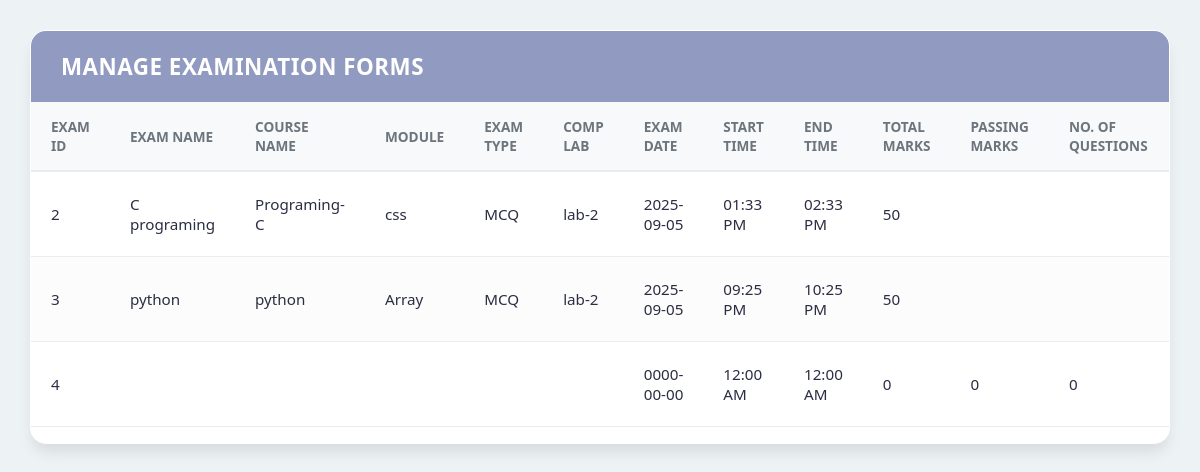
/show-details/show-examinforms.php (signed in), run on the app's committed database.
### tables this page shows
CREATE TABLE `exam_form` (
  `exam_id` int(11) NOT NULL,
  `Exam_Name` varchar(30) NOT NULL,
  `Course_Name` varchar(30) NOT NULL,
  `Module` varchar(40) NOT NULL,
  `Exam_Type` varchar(30) NOT NULL,
  `Comp_Lab` varchar(10) NOT NULL,
  `Exam_Date` date NOT NULL,
  `Start_time` time NOT NULL,
  `End_time` time NOT NULL,
  `Total_Marks` int(5) NOT NULL,
  `Passing_Marks` int(5) DEFAULT NULL,
  `No_Of_Questions` int(5) DEFAULT NULL,
  `Difficulty_Level` varchar(30) DEFAULT NULL,
  `Invigilator_Name` varchar(100) DEFAULT NULL,
  `Invigilator_Email` varchar(255) DEFAULT NULL,
  `Exam_Instructions` text DEFAULT NULL,
  `upload_date` timestamp NOT NULL DEFAULT current_timestamp()
);

### show-details/show-examinforms.php (the view, shortened to what this page needs)
<?php
require '../includes/config.php';
$csrf_token = generate_csrf_token();
$query = "SELECT * FROM exam_form";
$data = mysqli_query($con, $query);
$total = mysqli_num_rows($data);
?>
<html>
<head>
    <link href="https://cdnjs.cloudflare.com/ajax/libs/font-awesome/6.4.0/css/all.min.css" rel="stylesheet">
     <link rel="stylesheet" href="../css/details/exam-form.css?v=<?php echo time(); ?>">
</head>
<body class="fixed-scroll-page">
    <div class="card fixed-scroll-card">
        <div class="card-header fixed-scroll-header">
            <h2 class="card-title">Manage Examination Forms</h2>
        </div>
        <form action="" method="POST">
            <div class="card-body">
                <table class="details-table">
                    <thead>
                        <tr>
                            <th>Exam Id</th>
                            <th>Exam Name</th>
                            <th>Course Name</th>
                            <th>Module</th>
                            <th>Exam Type</th>
                            <th>Comp Lab</th>
                            <th>Exam Date</th>
                            <th>Start Time</th>
                            <th>End Time</th>
                            <th>Total Marks</th>
                            <th>Passing Marks</th>
                            <th>No. Of Questions</th>
                        </tr>
                    </thead>
                    <tbody>
                        <?php
                        if ($total > 0) {
                            while ($result = mysqli_fetch_assoc($data)) {
                                if (isset($_GET['edit_id']) && $_GET['edit_id'] == $result['exam_id']) {
                                    echo "<tr>
                            <td>
                                " . $result['exam_id'] . "
                                <input type='hidden' name='id' value='" . $result['exam_id'] . "'>
                            </td>
                            <td><input type='text' name='ename' value='" . $result['Exam_Name'] . "'></td>
                            <td><input type='text' name='cname' value='" . $result['Course_Name'] . "'></td>
                            <td><input type='text' name='module' value='" . $result['Module'] . "'></td>
                            <td><input type='text' name='etype' value='" . $result['Exam_Type'] . "'></td>
                            <td><input type='text' name='clab' value='" . $result['Comp_Lab'] . "'></td>
                            <td><input type='date' name='edate' value='" . $result['Exam_Date'] . "'></td>
                            <td>";
                                    $stime_val = $result['Start_time'];
                                    $st_ts = strtotime($stime_val);
                                    $st_display = date('h:i', $st_ts);
                                    $st_ampm = date('A', $st_ts);
                                    echo "<div class='time-input-group'>
                                        <input type='hidden' name='stime' class='real-time-input' value='" . $stime_val . "'>
                                        <input type='text' class='hhmm-input' value='" . $st_display . "' placeholder='HH:MM' maxlength='5'>
                                        <select class='ampm-select'>
                                            <option value='AM'" . ($st_ampm=='AM' ? ' selected' : '') . ">AM</option>
                                            <option value='PM'" . ($st_ampm=='PM' ? ' selected' : '') . ">PM</option>
                                        </select>
                                    </div>";
                                echo "</td>
                            <td>";
                                    $etime_val = $result['End_time'];
                                    $et_ts = strtotime($etime_val);
                                    $et_display = date('h:i', $et_ts);
                                    $et_ampm = date('A', $et_ts);
                                    echo "<div class='time-input-group'>
                                        <input type='hidden' name='etime' class='real-time-input' value='" . $etime_val . "'>
                                        <input type='text' class='hhmm-input' value='" . $et_display . "' placeholder='HH:MM' maxlength='5'>
                                        <select class='ampm-select'>
                                            <option value='AM'" . ($et_ampm=='AM' ? ' selected' : '') . ">AM</option>
                                            <option value='PM'" . ($et_ampm=='PM' ? ' selected' : '') . ">PM</option>
                                        </select>
                                    </div>";
                                echo "</td>
                            <td><input type='number' name='marks' value='" . $result['Total_Marks'] . "'></td>
                            <td><input type='number' name='passing_marks' value='" . $result['Passing_Marks'] . "'></td>
                            <td><input type='number' name='no_of_questions' value='" . $result['No_Of_Questions'] . "'></td>
                            <td><input type='text' name='difficulty_level' value='" . $result['Difficulty_Level'] . "'></td>
                            <td><input type='text' name='invigilator_name' value='" . $result['Invigilator_Name'] . "'></td>
                            <td><input type='email' name='invigilator_email' value='" . $result['Invigilator_Email'] . "'></td>
                            <td><textarea name='exam_instructions'>" . $result['Exam_Instructions'] . "</textarea></td>
                            <td>" . $result['upload_date'] . "</td>
                            <td class='action-buttons'>
                                <button type='submit' name='save_btn' title='Save Changes'>
                                    <i class='fa-solid fa-check'></i>
                                </button>
                                <a href='show-examinforms.php' title='Cancel' class='btn-cancel'>
                                    <i class='fa-solid fa-xmark'></i>
                                </a>
                            </td>
                        </tr>";
                                } else {
                                    echo "<tr>
                            <td>" . $result['exam_id'] . "</td>
                            <td>" . $result['Exam_Name'] . "</td>
                            <td>" . $result['Course_Name'] . "</td>
                            <td>" . $result['Module'] . "</td>
                            <td>" . $result['Exam_Type'] . "</td>
                            <td>" . $result['Comp_Lab'] . "</td>
                            <td>" . $result['Exam_Date'] . "</td>
                            <td>" . date('h:i A', strtotime($result['Start_time'])) . "</td>
                            <td>" . date('h:i A', strtotime($result['End_time'])) . "</td>
                            <td>" . $result['Total_Marks'] . "</td>
                            <td>" . $result['Passing_Marks'] . "</td>
                            <td>" . $result['No_Of_Questions'] . "</td>
                            <td>" . $result['Difficulty_Level'] . "</td>
                            <td>" . $result['Invigilator_Name'] . "</td>
                            <td>" . $result['Invigilator_Email'] . "</td>
                            <td>" . $result['Exam_Instructions'] . "</td>
                            <td>" . $result['upload_date'] . "</td>
                            <td class='action-buttons'>
                                <a href='show-examinforms.php?edit_id=" . $result['exam_id'] . "' class='btn-edit' title='Edit'>
                                    <i class='fa-solid fa-pen-to-square'></i>
                                </a>
                                <a href='show-examinforms.php?delete_id=" . $result['exam_id'] . "&csrf_token=" . urlencode($csrf_token) . "' class='btn-delete' onclick='return confirm(\"Are you sure you want to delete?\")' title='Delete'>
                                    <i class='fa-solid fa-trash'></i>
                                </a>
                            </td>
                        </tr>";
                                }
                            }
                        } else {
                            echo "<tr><td colspan='18' style='text-align:center;'>No Records Found</td></tr>";
                        }
                        ?>
                    </tbody>
                </table>
            </div>
        </form>
    </div>
</body>
</html>

### css/details/exam-form.css (style rules this page uses)
:root { --primary-color: #4361ee; --secondary-color: #f8f9fa; --text-dark: #2b2d42; --text-light: #6c757d; --border-color: #e9ecef; --success-color: #2ecc71; --danger-color: #e74c3c; --warning-color: #f1c40f; }
body { font-family: 'Segoe UI', 'Roboto', sans-serif; background-color: #edf2f4; color: var(--text-dark); margin: 0; padding: 30px; }
.card { background-color: #ffffff; border-radius: 16px; box-shadow: 0 10px 15px -3px rgba(0, 0, 0, 0.1); overflow: hidden; border: 1px solid white; }
.card-header { background-color: #919ac1; padding: 20px 30px; color: white; }
.card-title { font-size: 1.4rem; font-weight: 600; margin: 0; text-transform: uppercase; letter-spacing: 0.5px; }
.card-body { padding: 0; overflow-x: auto; }
.details-table { width: 100%; border-collapse: collapse; min-width: 900px; }
.details-table thead tr { background-color: #f8f9fa; }
.details-table th { padding: 15px 20px; font-size: 0.85rem; font-weight: 700; color: var(--text-light); text-transform: uppercase; border-bottom: 2px solid var(--border-color); text-align: left; }
.details-table td { padding: 12px 20px; font-size: 0.95rem; color: var(--text-dark); border-bottom: 1px solid var(--border-color); vertical-align: middle; }
.details-table tbody tr:nth-of-type(even) { background-color: #fcfcfc; }

### data on the page
exam_form: exam_id "2", Exam_Name "C programing", Course_Name "Programing-C", Module "css", Exam_Type "MCQ", Comp_Lab "lab-2", Exam_Date "2025-09-05", Start_time "01:33 PM", End_time "02:33 PM", Total_Marks "50"
exam_form: exam_id "3", Exam_Name "python", Course_Name "python", Module "Array", Exam_Type "MCQ", Comp_Lab "lab-2", Exam_Date "2025-09-05", Start_time "09:25 PM", End_time "10:25 PM", Total_Marks "50"
exam_form: exam_id "4", Exam_Date "0000-00-00", Start_time "12:00 AM", End_time "12:00 AM", Total_Marks "0", Passing_Marks "0", No_Of_Questions "0"
